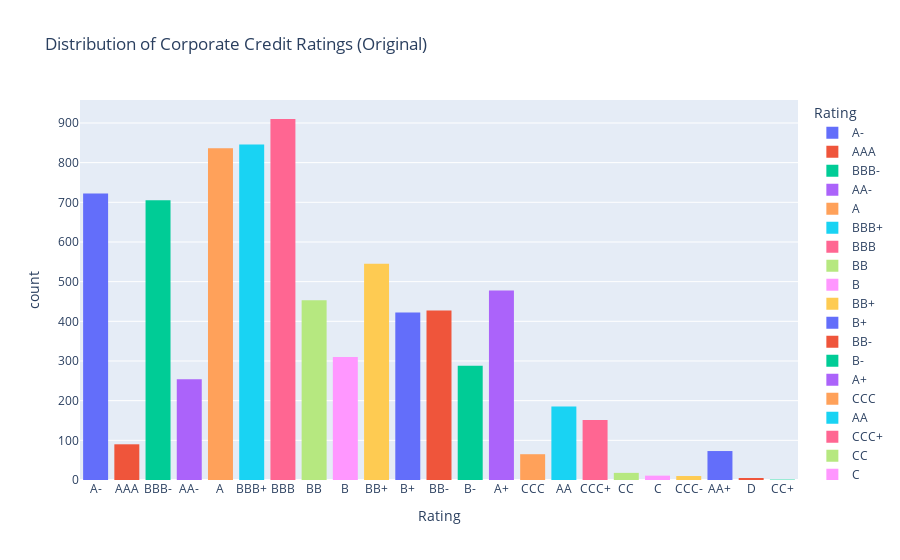
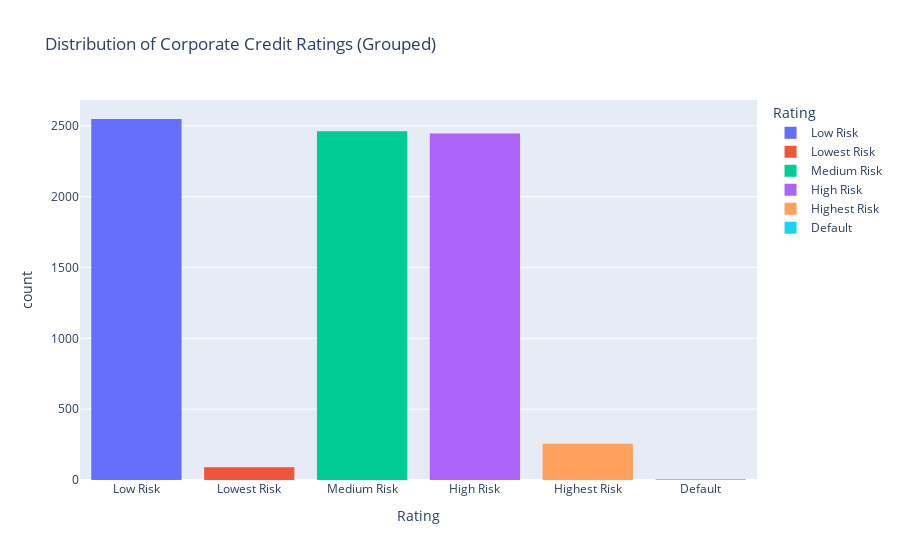

Notebook code cell kept with these figures, in order:
### Markdown cell above
## 5. Preprocess Data (Handle Missing Values, Encode Categoricals)

We handle missing values and encode categorical variables as needed for modeling.

### Code cell
# Drop columns not useful for modeling and keep only numerical features and target
drop_cols = ['Rating Agency', 'Corporation', 'Rating Date', 'CIK', 'Binary Rating', 'SIC Code', 'Sector', 'Ticker']
df_clean = df.drop(columns=drop_cols, errors='ignore')

# Encode categorical features (if any remain)
categorical_cols = df_clean.select_dtypes(include='object').columns.drop('Rating')
print("Categorical columns:", list(categorical_cols))
print(f"Total categorical columns to encode: {len(categorical_cols)}")

fig = px.histogram(df_clean, x="Rating", color="Rating", title="Distribution of Corporate Credit Ratings (Original)" )
fig.write_image("images/original_rating_distribution.png", width=1300, height=700)
fig.show()
# Group ratings into risk categories for more robust classification
rating_dict = {
'A' : 'Low Risk',
'A-' : 'Low Risk',
'A+' : 'Low Risk',
'AA' : 'Low Risk',
'AA-' : 'Low Risk',
'AA+' : 'Low Risk',
'AAA' : 'Lowest Risk',
'B' : 'High Risk',
'B-' : 'High Risk',
'B+' : 'High Risk',
'BB' : 'High Risk',
'BB-' : 'High Risk',
'BB+' : 'High Risk',
'BBB' : 'Medium Risk',
'BBB-' : 'Medium Risk',
'BBB+' : 'Medium Risk',
'C' : 'Highest Risk',
'CC' : 'Highest Risk',
'CC+' : 'Highest Risk',
'CCC' : 'Highest Risk',
'CCC-' : 'Highest Risk',
'CCC+' : 'Highest Risk',
'D' : 'Default'
}
df_clean['Rating'].replace(rating_dict, inplace=True)
print(df_clean['Rating'].value_counts())

fig = px.histogram(df_clean, x="Rating", color="Rating", title="Distribution of Corporate Credit Ratings (Grouped)")
fig.write_image("images/grouped_rating_distribution.png")
fig.show()

### Figure 1 — Plotly figure (JSON) as saved in the notebook; plotly's stock layout.template omitted (floating-point values rounded to 4 significant figures; data arrays with more than 128 entries replaced by an {"elided": "..."} marker saying what was removed)
{"data": [{"bingroup": "x", "hovertemplate": "Rating=%{x}<br>count=%{y}<extra></extra>", "legendgroup": "A-", "marker": {"color": "#636efa", "pattern": {"shape": ""}}, "name": "A-", "orientation": "v", "showlegend": true, "type": "histogram", "x": {"elided": "722 str values"}, "xaxis": "x", "yaxis": "y"}, {"bingroup": "x", "hovertemplate": "Rating=%{x}<br>count=%{y}<extra></extra>", "legendgroup": "AAA", "marker": {"color": "#EF553B", "pattern": {"shape": ""}}, "name": "AAA", "orientation": "v", "showlegend": true, "type": "histogram", "x": ["AAA", "AAA", "AAA", "AAA", "AAA", "AAA", "AAA", "AAA", "AAA", "AAA", "AAA", "AAA", "AAA", "AAA", "AAA", "AAA", "AAA", "AAA", "AAA", "AAA", "AAA", "AAA", "AAA", "AAA", "AAA", "AAA", "AAA", "AAA", "AAA", "AAA", "AAA", "AAA", "AAA", "AAA", "AAA", "AAA", "AAA", "AAA", "AAA", "AAA", "AAA", "AAA", "AAA", "AAA", "AAA", "AAA", "AAA", "AAA", "AAA", "AAA", "AAA", "AAA", "AAA", "AAA", "AAA", "AAA", "AAA", "AAA", "AAA", "AAA", "AAA", "AAA", "AAA", "AAA", "AAA", "AAA", "AAA", "AAA", "AAA", "AAA", "AAA", "AAA", "AAA", "AAA", "AAA", "AAA", "AAA", "AAA", "AAA", "AAA", "AAA", "AAA", "AAA", "AAA", "AAA", "AAA", "AAA", "AAA", "AAA", "AAA"], "xaxis": "x", "yaxis": "y"}, {"bingroup": "x", "hovertemplate": "Rating=%{x}<br>count=%{y}<extra></extra>", "legendgroup": "BBB-", "marker": {"color": "#00cc96", "pattern": {"shape": ""}}, "name": "BBB-", "orientation": "v", "showlegend": true, "type": "histogram", "x": {"elided": "705 str values"}, "xaxis": "x", "yaxis": "y"}, {"bingroup": "x", "hovertemplate": "Rating=%{x}<br>count=%{y}<extra></extra>", "legendgroup": "AA-", "marker": {"color": "#ab63fa", "pattern": {"shape": ""}}, "name": "AA-", "orientation": "v", "showlegend": true, "type": "histogram", "x": {"elided": "254 str values"}, "xaxis": "x", "yaxis": "y"}, {"bingroup": "x", "hovertemplate": "Rating=%{x}<br>count=%{y}<extra></extra>", "legendgroup": "A", "marker": {"color": "#FFA15A", "pattern": {"shape": ""}}, "name": "A", "orientation": "v", "showlegend": true, "type": "histogram", "x": {"elided": "836 str values"}, "xaxis": "x", "yaxis": "y"}, {"bingroup": "x", "hovertemplate": "Rating=%{x}<br>count=%{y}<extra></extra>", "legendgroup": "BBB+", "marker": {"color": "#19d3f3", "pattern": {"shape": ""}}, "name": "BBB+", "orientation": "v", "showlegend": true, "type": "histogram", "x": {"elided": "846 str values"}, "xaxis": "x", "yaxis": "y"}, {"bingroup": "x", "hovertemplate": "Rating=%{x}<br>count=%{y}<extra></extra>", "legendgroup": "BBB", "marker": {"color": "#FF6692", "pattern": {"shape": ""}}, "name": "BBB", "orientation": "v", "showlegend": true, "type": "histogram", "x": {"elided": "910 str values"}, "xaxis": "x", "yaxis": "y"}, {"bingroup": "x", "hovertemplate": "Rating=%{x}<br>count=%{y}<extra></extra>", "legendgroup": "BB", "marker": {"color": "#B6E880", "pattern": {"shape": ""}}, "name": "BB", "orientation": "v", "showlegend": true, "type": "histogram", "x": {"elided": "453 str values"}, "xaxis": "x", "yaxis": "y"}, {"bingroup": "x", "hovertemplate": "Rating=%{x}<br>count=%{y}<extra></extra>", "legendgroup": "B", "marker": {"color": "#FF97FF", "pattern": {"shape": ""}}, "name": "B", "orientation": "v", "showlegend": true, "type": "histogram", "x": {"elided": "310 str values"}, "xaxis": "x", "yaxis": "y"}, {"bingroup": "x", "hovertemplate": "Rating=%{x}<br>count=%{y}<extra></extra>", "legendgroup": "BB+", "marker": {"color": "#FECB52", "pattern": {"shape": ""}}, "name": "BB+", "orientation": "v", "showlegend": true, "type": "histogram", "x": {"elided": "545 str values"}, "xaxis": "x", "yaxis": "y"}, {"bingroup": "x", "hovertemplate": "Rating=%{x}<br>count=%{y}<extra></extra>", "legendgroup": "B+", "marker": {"color": "#636efa", "pattern": {"shape": ""}}, "name": "B+", "orientation": "v", "showlegend": true, "type": "histogram", "x": {"elided": "422 str values"}, "xaxis": "x", "yaxis": "y"}, {"bingroup": "x", "hovertemplate": "Rating=%{x}<br>count=%{y}<extra></extra>", "legendgroup": "BB-", "marker": {"color": "#EF553B", "pattern": {"shape": ""}}, "name": "BB-", "orientation": "v", "showlegend": true, "type": "histogram", "x": {"elided": "427 str values"}, "xaxis": "x", "yaxis": "y"}, {"bingroup": "x", "hovertemplate": "Rating=%{x}<br>count=%{y}<extra></extra>", "legendgroup": "B-", "marker": {"color": "#00cc96", "pattern": {"shape": ""}}, "name": "B-", "orientation": "v", "showlegend": true, "type": "histogram", "x": {"elided": "288 str values"}, "xaxis": "x", "yaxis": "y"}, {"bingroup": "x", "hovertemplate": "Rating=%{x}<br>count=%{y}<extra></extra>", "legendgroup": "A+", "marker": {"color": "#ab63fa", "pattern": {"shape": ""}}, "name": "A+", "orientation": "v", "showlegend": true, "type": "histogram", "x": {"elided": "478 str values"}, "xaxis": "x", "yaxis": "y"}, {"bingroup": "x", "hovertemplate": "Rating=%{x}<br>count=%{y}<extra></extra>", "legendgroup": "CCC", "marker": {"color": "#FFA15A", "pattern": {"shape": ""}}, "name": "CCC", "orientation": "v", "showlegend": true, "type": "histogram", "x": ["CCC", "CCC", "CCC", "CCC", "CCC", "CCC", "CCC", "CCC", "CCC", "CCC", "CCC", "CCC", "CCC", "CCC", "CCC", "CCC", "CCC", "CCC", "CCC", "CCC", "CCC", "CCC", "CCC", "CCC", "CCC", "CCC", "CCC", "CCC", "CCC", "CCC", "CCC", "CCC", "CCC", "CCC", "CCC", "CCC", "CCC", "CCC", "CCC", "CCC", "CCC", "CCC", "CCC", "CCC", "CCC", "CCC", "CCC", "CCC", "CCC", "CCC", "CCC", "CCC", "CCC", "CCC", "CCC", "CCC", "CCC", "CCC", "CCC", "CCC", "CCC", "CCC", "CCC", "CCC", "CCC"], "xaxis": "x", "yaxis": "y"}, {"bingroup": "x", "hovertemplate": "Rating=%{x}<br>count=%{y}<extra></extra>", "legendgroup": "AA", "marker": {"color": "#19d3f3", "pattern": {"shape": ""}}, "name": "AA", "orientation": "v", "showlegend": true, "type": "histogram", "x": {"elided": "185 str values"}, "xaxis": "x", "yaxis": "y"}, {"bingroup": "x", "hovertemplate": "Rating=%{x}<br>count=%{y}<extra></extra>", "legendgroup": "CCC+", "marker": {"color": "#FF6692", "pattern": {"shape": ""}}, "name": "CCC+", "orientation": "v", "showlegend": true, "type": "histogram", "x": {"elided": "151 str values"}, "xaxis": "x", "yaxis": "y"}, {"bingroup": "x", "hovertemplate": "Rating=%{x}<br>count=%{y}<extra></extra>", "legendgroup": "CC", "marker": {"color": "#B6E880", "pattern": {"shape": ""}}, "name": "CC", "orientation": "v", "showlegend": true, "type": "histogram", "x": ["CC", "CC", "CC", "CC", "CC", "CC", "CC", "CC", "CC", "CC", "CC", "CC", "CC", "CC", "CC", "CC", "CC", "CC"], "xaxis": "x", "yaxis": "y"}, {"bingroup": "x", "hovertemplate": "Rating=%{x}<br>count=%{y}<extra></extra>", "legendgroup": "C", "marker": {"color": "#FF97FF", "pattern": {"shape": ""}}, "name": "C", "orientation": "v", "showlegend": true, "type": "histogram", "x": ["C", "C", "C", "C", "C", "C", "C", "C", "C", "C", "C"], "xaxis": "x", "yaxis": "y"}, {"bingroup": "x", "hovertemplate": "Rating=%{x}<br>count=%{y}<extra></extra>", "legendgroup": "CCC-", "marker": {"color": "#FECB52", "pattern": {"shape": ""}}, "name": "CCC-", "orientation": "v", "showlegend": true, "type": "histogram", "x": ["CCC-", "CCC-", "CCC-", "CCC-", "CCC-", "CCC-", "CCC-", "CCC-", "CCC-", "CCC-"], "xaxis": "x", "yaxis": "y"}, {"bingroup": "x", "hovertemplate": "Rating=%{x}<br>count=%{y}<extra></extra>", "legendgroup": "AA+", "marker": {"color": "#636efa", "pattern": {"shape": ""}}, "name": "AA+", "orientation": "v", "showlegend": true, "type": "histogram", "x": ["AA+", "AA+", "AA+", "AA+", "AA+", "AA+", "AA+", "AA+", "AA+", "AA+", "AA+", "AA+", "AA+", "AA+", "AA+", "AA+", "AA+", "AA+", "AA+", "AA+", "AA+", "AA+", "AA+", "AA+", "AA+", "AA+", "AA+", "AA+", "AA+", "AA+", "AA+", "AA+", "AA+", "AA+", "AA+", "AA+", "AA+", "AA+", "AA+", "AA+", "AA+", "AA+", "AA+", "AA+", "AA+", "AA+", "AA+", "AA+", "AA+", "AA+", "AA+", "AA+", "AA+", "AA+", "AA+", "AA+", "AA+", "AA+", "AA+", "AA+", "AA+", "AA+", "AA+", "AA+", "AA+", "AA+", "AA+", "AA+", "AA+", "AA+", "AA+", "AA+", "AA+"], "xaxis": "x", "yaxis": "y"}, {"bingroup": "x", "hovertemplate": "Rating=%{x}<br>count=%{y}<extra></extra>", "legendgroup": "D", "marker": {"color": "#EF553B", "pattern": {"shape": ""}}, "name": "D", "orientation": "v", "showlegend": true, "type": "histogram", "x": ["D", "D", "D", "D", "D"], "xaxis": "x", "yaxis": "y"}, {"bingroup": "x", "hovertemplate": "Rating=%{x}<br>count=%{y}<extra></extra>", "legendgroup": "CC+", "marker": {"color": "#00cc96", "pattern": {"shape": ""}}, "name": "CC+", "orientation": "v", "showlegend": true, "type": "histogram", "x": ["CC+"], "xaxis": "x", "yaxis": "y"}], "layout": {"barmode": "relative", "legend": {"title": {"text": "Rating"}, "tracegroupgap": 0}, "title": {"text": "Distribution of Corporate Credit Ratings (Original)"}, "xaxis": {"anchor": "y", "categoryarray": ["A-", "AAA", "BBB-", "AA-", "A", "BBB+", "BBB", "BB", "B", "BB+", "B+", "BB-", "B-", "A+", "CCC", "AA", "CCC+", "CC", "C", "CCC-", "AA+", "D", "CC+"], "categoryorder": "array", "domain": [0, 1], "title": {"text": "Rating"}}, "yaxis": {"anchor": "x", "domain": [0, 1], "title": {"text": "count"}}}}

### Figure 2 — Plotly figure (JSON) as saved in the notebook; plotly's stock layout.template omitted (floating-point values rounded to 4 significant figures; data arrays with more than 128 entries replaced by an {"elided": "..."} marker saying what was removed)
{"data": [{"bingroup": "x", "hovertemplate": "Rating=%{x}<br>count=%{y}<extra></extra>", "legendgroup": "Low Risk", "marker": {"color": "#636efa", "pattern": {"shape": ""}}, "name": "Low Risk", "orientation": "v", "showlegend": true, "type": "histogram", "x": {"elided": "2548 str values"}, "xaxis": "x", "yaxis": "y"}, {"bingroup": "x", "hovertemplate": "Rating=%{x}<br>count=%{y}<extra></extra>", "legendgroup": "Lowest Risk", "marker": {"color": "#EF553B", "pattern": {"shape": ""}}, "name": "Lowest Risk", "orientation": "v", "showlegend": true, "type": "histogram", "x": ["Lowest Risk", "Lowest Risk", "Lowest Risk", "Lowest Risk", "Lowest Risk", "Lowest Risk", "Lowest Risk", "Lowest Risk", "Lowest Risk", "Lowest Risk", "Lowest Risk", "Lowest Risk", "Lowest Risk", "Lowest Risk", "Lowest Risk", "Lowest Risk", "Lowest Risk", "Lowest Risk", "Lowest Risk", "Lowest Risk", "Lowest Risk", "Lowest Risk", "Lowest Risk", "Lowest Risk", "Lowest Risk", "Lowest Risk", "Lowest Risk", "Lowest Risk", "Lowest Risk", "Lowest Risk", "Lowest Risk", "Lowest Risk", "Lowest Risk", "Lowest Risk", "Lowest Risk", "Lowest Risk", "Lowest Risk", "Lowest Risk", "Lowest Risk", "Lowest Risk", "Lowest Risk", "Lowest Risk", "Lowest Risk", "Lowest Risk", "Lowest Risk", "Lowest Risk", "Lowest Risk", "Lowest Risk", "Lowest Risk", "Lowest Risk", "Lowest Risk", "Lowest Risk", "Lowest Risk", "Lowest Risk", "Lowest Risk", "Lowest Risk", "Lowest Risk", "Lowest Risk", "Lowest Risk", "Lowest Risk", "Lowest Risk", "Lowest Risk", "Lowest Risk", "Lowest Risk", "Lowest Risk", "Lowest Risk", "Lowest Risk", "Lowest Risk", "Lowest Risk", "Lowest Risk", "Lowest Risk", "Lowest Risk", "Lowest Risk", "Lowest Risk", "Lowest Risk", "Lowest Risk", "Lowest Risk", "Lowest Risk", "Lowest Risk", "Lowest Risk", "Lowest Risk", "Lowest Risk", "Lowest Risk", "Lowest Risk", "Lowest Risk", "Lowest Risk", "Lowest Risk", "Lowest Risk", "Lowest Risk", "Lowest Risk"], "xaxis": "x", "yaxis": "y"}, {"bingroup": "x", "hovertemplate": "Rating=%{x}<br>count=%{y}<extra></extra>", "legendgroup": "Medium Risk", "marker": {"color": "#00cc96", "pattern": {"shape": ""}}, "name": "Medium Risk", "orientation": "v", "showlegend": true, "type": "histogram", "x": {"elided": "2461 str values"}, "xaxis": "x", "yaxis": "y"}, {"bingroup": "x", "hovertemplate": "Rating=%{x}<br>count=%{y}<extra></extra>", "legendgroup": "High Risk", "marker": {"color": "#ab63fa", "pattern": {"shape": ""}}, "name": "High Risk", "orientation": "v", "showlegend": true, "type": "histogram", "x": {"elided": "2445 str values"}, "xaxis": "x", "yaxis": "y"}, {"bingroup": "x", "hovertemplate": "Rating=%{x}<br>count=%{y}<extra></extra>", "legendgroup": "Highest Risk", "marker": {"color": "#FFA15A", "pattern": {"shape": ""}}, "name": "Highest Risk", "orientation": "v", "showlegend": true, "type": "histogram", "x": {"elided": "256 str values"}, "xaxis": "x", "yaxis": "y"}, {"bingroup": "x", "hovertemplate": "Rating=%{x}<br>count=%{y}<extra></extra>", "legendgroup": "Default", "marker": {"color": "#19d3f3", "pattern": {"shape": ""}}, "name": "Default", "orientation": "v", "showlegend": true, "type": "histogram", "x": ["Default", "Default", "Default", "Default", "Default"], "xaxis": "x", "yaxis": "y"}], "layout": {"barmode": "relative", "legend": {"title": {"text": "Rating"}, "tracegroupgap": 0}, "title": {"text": "Distribution of Corporate Credit Ratings (Grouped)"}, "xaxis": {"anchor": "y", "categoryarray": ["Low Risk", "Lowest Risk", "Medium Risk", "High Risk", "Highest Risk", "Default"], "categoryorder": "array", "domain": [0, 1], "title": {"text": "Rating"}}, "yaxis": {"anchor": "x", "domain": [0, 1], "title": {"text": "count"}}}}
